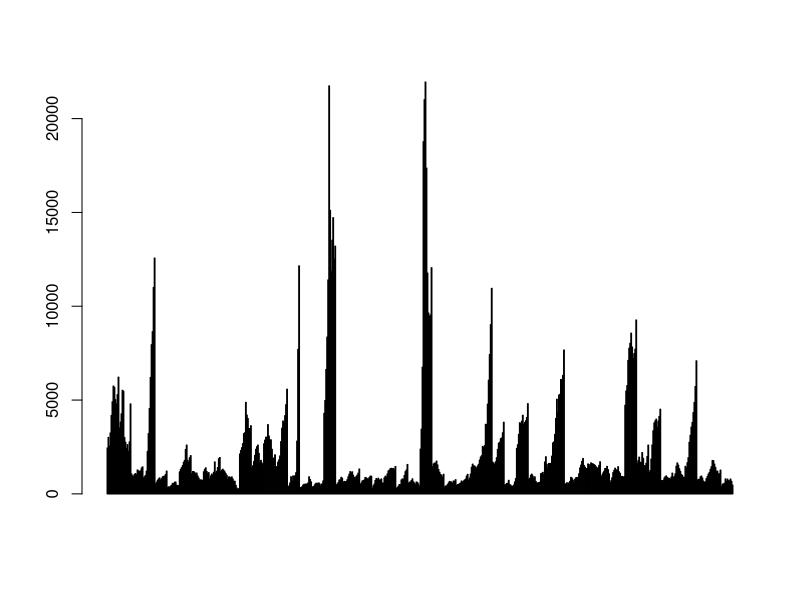

Recreate this plot in R.
myDataFull <- read.table("../Data/gapminder.txt",header=TRUE)
Af <- myDataFull[myDataFull$continent=="Africa",]
Eu <- myDataFull[myDataFull$continent=="Europe",]

barplot(Af$gdpPercap,Af$year,col="blue")
